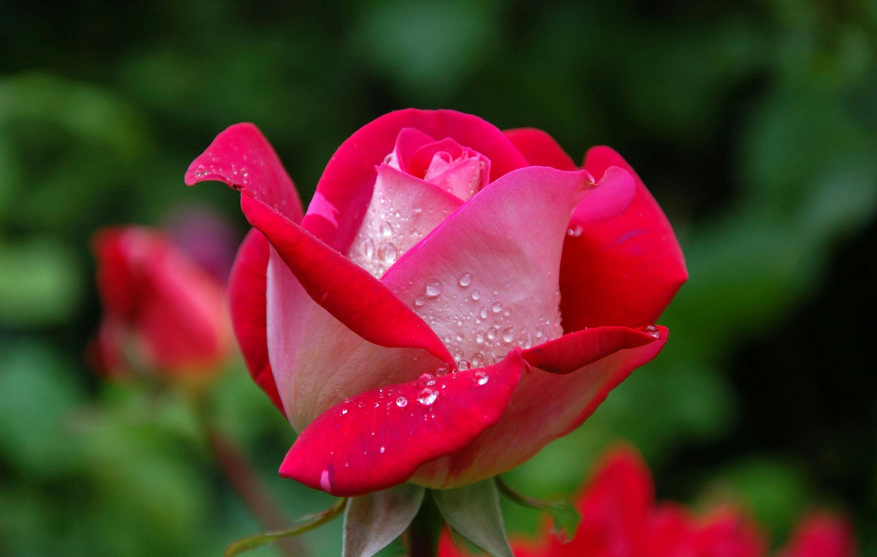
#> input picture question_3/sample_images/image.png, 877 x 557 px, found by its file name
$ python basic_image_processing.py
#> lines starting #> are read from the running program, lines starting #| are printed output that depends on the picture
import cv2 as cv

image = cv.imread("sample_images\image.png")
#> image is the input picture: shape (557, 877, 3); mean B, G, R 40.8, 51.8, 87.9

gray_img = cv.cvtColor(image,cv.COLOR_BGR2GRAY)
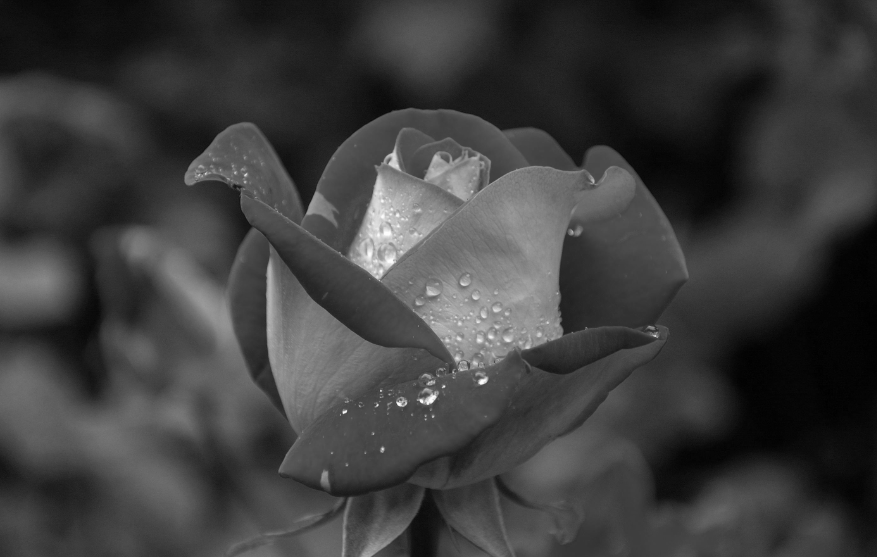
#> gray_img: shape (557, 877); min 0, max 254, mean 61.3

cv.imshow("Gray Image",gray_img)
cv.imshow("Original Image",image)

cv.waitKey(0)
cv.destroyAllWindows()


cv.imwrite("sample_images\copy_img.png",gray_img)


print(f"Image Height : ",image.shape[0])
#| Image Height :  557
print(f"Image Weight : ",image.shape[1])
#| Image Weight :  877
print(f"Image Channel : ",image.shape[2])
#| Image Channel :  3
